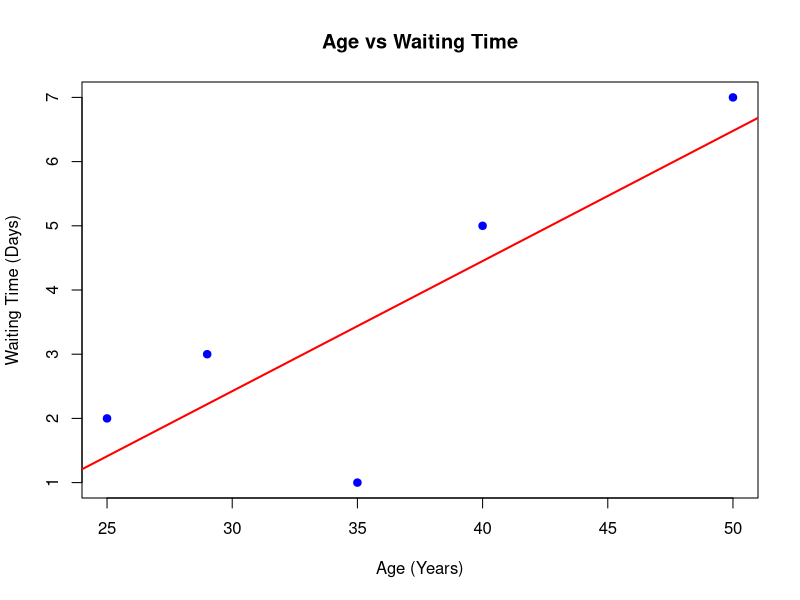

Recreate this plot in R.
# Create Dataset
hospital <- data.frame(
  Age = c(25,40,35,50,29),
  Waiting_Time = c(2,5,1,7,3)
)

# Scatter Plot
plot(
  hospital$Age,
  hospital$Waiting_Time,
  pch = 19,
  col = "blue",
  xlab = "Age (Years)",
  ylab = "Waiting Time (Days)",
  main = "Age vs Waiting Time"
)

# Regression Line
abline(
  lm(Waiting_Time ~ Age, data = hospital),
  col = "red",
  lwd = 2
)
